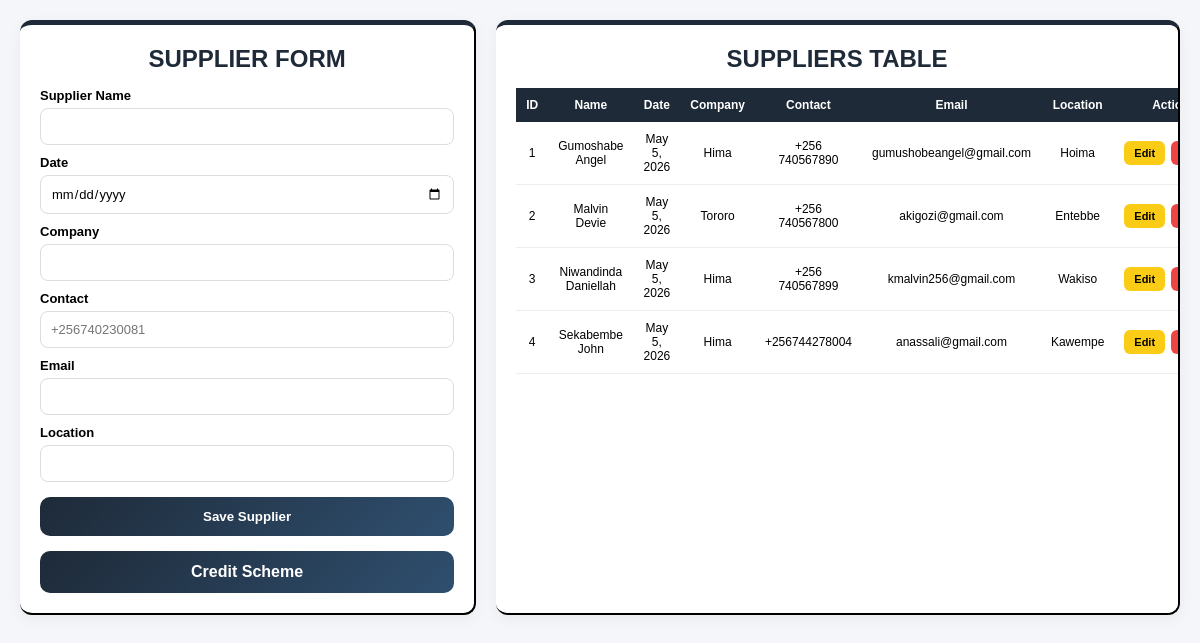
The app's page /supplier/ with its own data.
### hardwareapp/models.py (models this page shows, shortened)
class Supplier(models.Model):
    supplier_name = models.CharField(max_length=100)
    company = models.CharField(max_length=100)
    contact = models.CharField(max_length=14, blank=True, null=True)
    email = models.EmailField()
    location = models.CharField(max_length=100)
    date = models.DateField(default=timezone.now)
    created_at = models.DateTimeField(auto_now_add=True)
    updated_at = models.DateTimeField(auto_now=True)

### hardwareapp/views.py (the view, shortened to what this page needs)
# urls.py: path('supplier/', views.suppliers, name='supplier'),
def suppliers(request):
    suppliers = Supplier.objects.all()
    return render(request, "suppliers.html", {
        "suppliers": suppliers
    })

### hardwareapp/templates/suppliers.html (shortened to what this page needs)
{% load static %}
<!doctype html>
<html lang="en">
  <head>
  </head>
  <body>
    <div class="container">
      <div class="form-box">
        <h2>SUPPLIER FORM</h2>
        <form method="POST">
          <label>Supplier Name</label>
          <input type="text" name="supplier_name" required />
          <label>Date</label>
          <input type="date" name="date" required />
          <label>Company</label>
          <input type="text" name="company" required />
          <label>Contact</label>
            <input
            type="text"
            name="contact"
            placeholder="+256740230081"
            pattern="^\+256[0-9]{9}$"
            maxlength="13"
            title="Phone must be in format +256XXXXXXXXX"
            required
          />
          <label>Email</label>
          <input type="email" name="email" required />
          <label>Location</label>
          <input type="text" name="location" required />
          <button type="submit">Save Supplier</button>
          <a href="{% url 'supplier_credit' %}" class="btn">Credit Scheme</a>
        </form>
      </div>
      <div class="table-box">
        <h2>SUPPLIERS TABLE</h2>
        <table>
          <tr>
            <th>ID</th>
            <th>Name</th>
            <th>Date</th>
            <th>Company</th>
            <th>Contact</th>
            <th>Email</th>
            <th>Location</th>
            <th>Actions</th>
          </tr>
          {% for supplier in suppliers %}
          <tr>
            <td>{{ supplier.id }}</td>
            <td>{{ supplier.supplier_name }}</td>
            <td>{{ supplier.date }}</td>
            <td>{{ supplier.company }}</td>
            <td>{{ supplier.contact }}</td>
            <td>{{ supplier.email }}</td>
            <td>{{ supplier.location }}</td>
            <td>
              <div class="actions">
                <a
                  href="{% url 'edit_supplier' supplier.id %}"
                  class="edit-btn"
                >
                  Edit
                </a>
                <a
                  href="{% url 'delete_supplier' supplier.id %}"
                  class="delete-btn"
                >
                </a>
              </div>
            </td>
          </tr>
          {% empty %}
          <tr>
            <td colspan="8">No suppliers found</td>
          </tr>
          {% endfor %}
        </table>
      </div>
    </div>
  </body>
</html>

### hardwareapp/templates/suppliers.html (style rules this page uses)
* { margin: 0; padding: 0; box-sizing: border-box; font-family: Arial, sans-serif; }
body { background: #f4f6f9; min-height: 100vh; padding: 20px; }
.container { display: flex; gap: 20px; }
.form-box, .table-box { background: #fff; padding: 20px; border-radius: 12px; border-top: 5px solid #1e2a38; border-right: 2px solid black; border-bottom: 2px solid black; box-shadow: 0 4px 15px rgba(0, 0, 0, 0.05); }
.form-box { width: 40%; }
.table-box { width: 60%; overflow-x: auto; }
h2 { text-align: center; margin-bottom: 15px; color: #1e2a38; }
label { display: block; margin-top: 10px; font-weight: 600; font-size: 13px; }
input { width: 100%; padding: 10px; margin-top: 5px; border: 1px solid #ddd; border-radius: 8px; font-size: 13px; }
button, .btn { width: 100%; margin-top: 15px; padding: 12px; background: linear-gradient(135deg, #1e2a38, #2f4f6f); color: white; border: none; border-radius: 10px; font-weight: bold; text-align: center; text-decoration: none; display: block; cursor: pointer; transition: 0.3s; }
table { width: 100%; border-collapse: collapse; font-size: 12px; }
th { background: #1e2a38; color: white; padding: 10px; font-size: 12px; }
td { padding: 10px; text-align: center; border-bottom: 1px solid #eee; font-size: 12px; }
.actions { display: flex; gap: 6px; justify-content: center; align-items: center; }
.edit-btn { background: #facc15; color: black; padding: 6px 10px; border-radius: 6px; text-decoration: none; font-size: 11px; font-weight: bold; transition: 0.2s; }
.delete-btn { background: #ef4444; color: white; padding: 6px 10px; border-radius: 6px; text-decoration: none; font-size: 11px; font-weight: bold; transition: 0.2s; }

### records on screen
Supplier: id "1", supplier_name "Gumoshabe Angel", date "May 5, 2026", company "Hima", contact "+256 740567890", email "gumushobeangel@gmail.com", location "Hoima"
Supplier: id "2", supplier_name "Malvin Devie", date "May 5, 2026", company "Tororo", contact "+256 740567800", email "akigozi@gmail.com", location "Entebbe"
Supplier: id "3", supplier_name "Niwandinda Daniellah", date "May 5, 2026", company "Hima", contact "+256 740567899", email "kmalvin256@gmail.com", location "Wakiso"
Supplier: id "4", supplier_name "Sekabembe John", date "May 5, 2026", company "Hima", contact "+256744278004", email "anassali@gmail.com", location "Kawempe"
